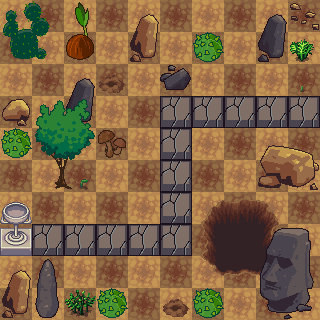

A 2D game scene composited from a Tiled map and its tileset images. What follows is a short description and the map's XML, with each tile layer's data collapsed to a summary:
An orthogonal 10x10 tile map with 32x32 px tiles, 3 tile layers (Tile Layer 1, Tile Layer 2, Tile Layer 3) and 6 objects (mainPlayer, CoinEntity).

<map version="1.0" tiledversion="1.1.6" orientation="orthogonal" renderorder="right-down" width="10" height="10" tilewidth="32" tileheight="32" infinite="0" nextobjectid="8">
 <tileset firstgid="1" source="2.5d.tsx" />
 <layer name="Tile Layer 1" width="10" height="10">
  <data>[100 cells, 100 non-empty, 2 distinct tile ids]</data>
 </layer>
 <layer name="Tile Layer 2" width="10" height="10">
  <data>[100 cells, 48 non-empty, 29 distinct tile ids]</data>
 </layer>
 <layer name="Tile Layer 3" width="10" height="10">
  <data>[100 cells, 22 non-empty, 21 distinct tile ids]</data>
 </layer>
 <objectgroup name="Collision">
  <object id="2" x="199" y="137" width="121" height="183" />
  <object id="3" x="2" y="264" width="201" height="55" />
  <object id="4" x="-1" y="1" width="321" height="83" />
  <object id="5" x="1" y="73" width="155" height="139" />
 </objectgroup>
 <objectgroup name="Player">
  <object id="1" name="mainPlayer" x="288" y="95" width="32" height="32">
   <properties>
    <property name="framewidth" value="32" />
    <property name="image" value="gripe_run_right" />
   </properties>
  </object>
 </objectgroup>
 <objectgroup name="Coins">
  <object id="7" name="CoinEntity" x="32" y="223" width="32" height="32">
   <properties>
    <property name="framewidth" value="32" />
    <property name="image" value="spinning_coin_gold" />
   </properties>
  </object>
 </objectgroup>
</map>
